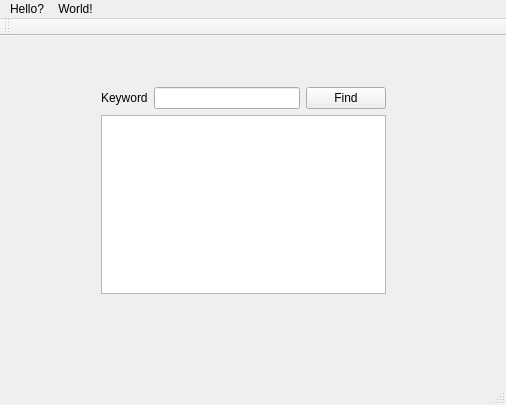
<?xml version="1.0" encoding="UTF-8"?>
<ui version="4.0">
 <class>MainWindow</class>
 <widget class="QMainWindow" name="MainWindow">
  <property name="geometry">
   <rect>
    <x>0</x>
    <y>0</y>
    <width>506</width>
    <height>405</height>
   </rect>
  </property>
  <property name="windowTitle">
   <string>MainWindow</string>
  </property>
  <widget class="QWidget" name="centralWidget">
   <widget class="QWidget" name="layoutWidget">
    <property name="geometry">
     <rect>
      <x>90</x>
      <y>40</y>
      <width>307</width>
      <height>229</height>
     </rect>
    </property>
    <layout class="QVBoxLayout" name="verticalLayout">
     <item>
      <layout class="QGridLayout" name="gridLayout">
       <item row="0" column="0">
        <widget class="QLabel" name="label">
         <property name="text">
          <string>Keyword</string>
         </property>
        </widget>
       </item>
       <item row="0" column="1">
        <widget class="QLineEdit" name="Key"/>
       </item>
       <item row="0" column="2">
        <widget class="QPushButton" name="Find">
         <property name="text">
          <string>Find</string>
         </property>
        </widget>
       </item>
      </layout>
     </item>
     <item>
      <widget class="QTextEdit" name="textEdit"/>
     </item>
    </layout>
   </widget>
   <widget class="CompassWidget" name="compassWidget">
    <property name="geometry">
     <rect>
      <x>30</x>
      <y>160</y>
      <width>71</width>
      <height>71</height>
     </rect>
    </property>
    <property name="geomery" stdset="0">
     <rect>
      <x>0</x>
      <y>0</y>
      <width>100</width>
      <height>100</height>
     </rect>
    </property>
   </widget>
  </widget>
  <widget class="QMenuBar" name="menuBar">
   <property name="geometry">
    <rect>
     <x>0</x>
     <y>0</y>
     <width>506</width>
     <height>20</height>
    </rect>
   </property>
   <widget class="QMenu" name="menuHello">
    <property name="title">
     <string>Hello?</string>
    </property>
   </widget>
   <widget class="QMenu" name="menuWorld">
    <property name="title">
     <string>World!</string>
    </property>
   </widget>
   <addaction name="menuHello"/>
   <addaction name="menuWorld"/>
  </widget>
  <widget class="QToolBar" name="mainToolBar">
   <attribute name="toolBarArea">
    <enum>TopToolBarArea</enum>
   </attribute>
   <attribute name="toolBarBreak">
    <bool>false</bool>
   </attribute>
  </widget>
  <widget class="QStatusBar" name="statusBar"/>
 </widget>
 <layoutdefault spacing="6" margin="11"/>
 <customwidgets>
  <customwidget>
   <class>CompassWidget</class>
   <extends>QWidget</extends>
   <header>compasswidget.h</header>
  </customwidget>
 </customwidgets>
 <resources/>
 <connections/>
</ui>
